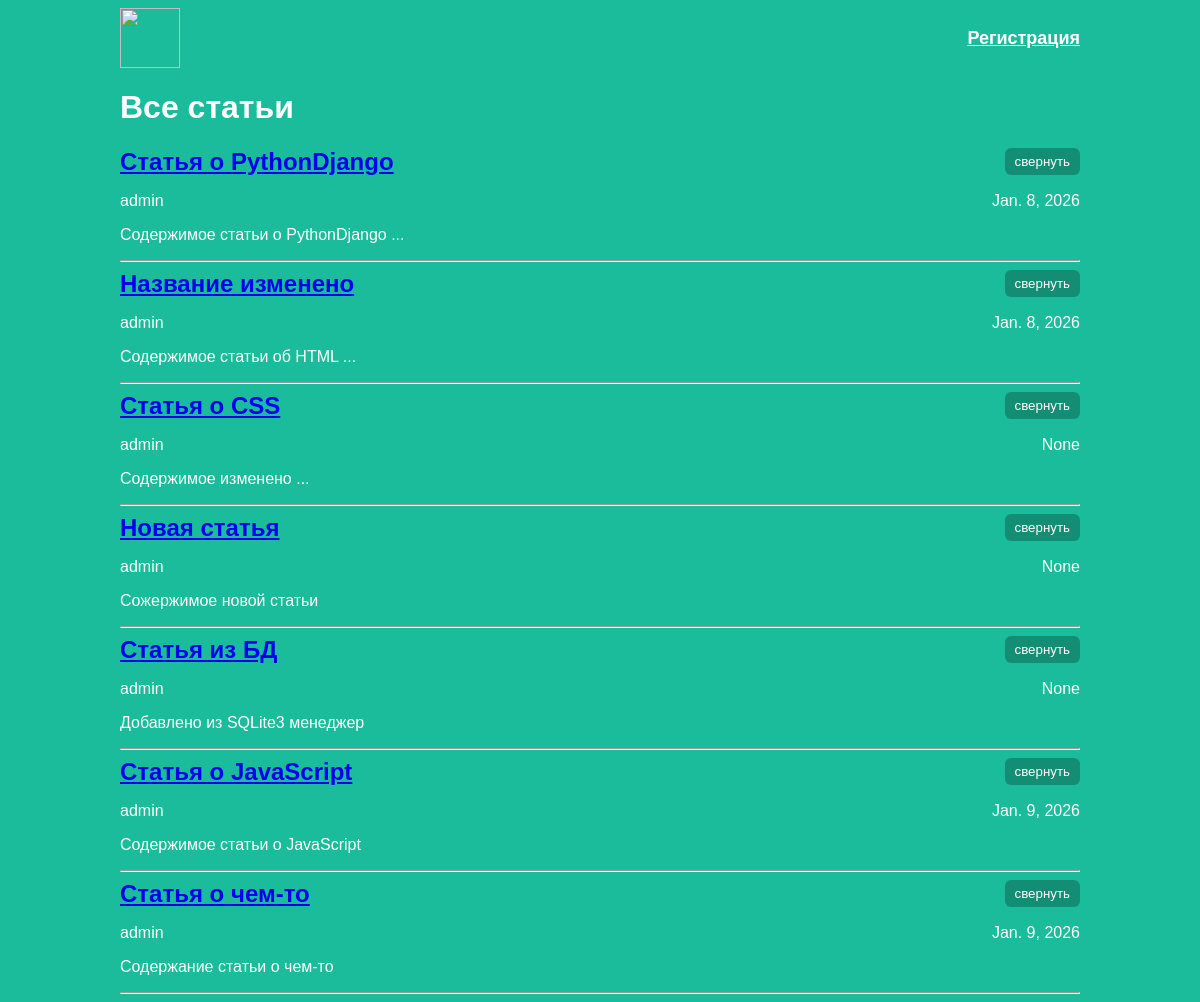
The page / on the database its author committed.
### articles/models.py (models this page shows, shortened)
class Article(models.Model):
    title = models.CharField(max_length=200)
    author = models.ForeignKey(User, on_delete=models.CASCADE)
    text = models.TextField()
    created_date = models.DateField(auto_now_add=True)

### articles/views.py (the view)
# urls.py: path('', views.archive, name='archive'),
def archive(request):
    return render(request, 'archive.html', {"posts": Article.objects.all()})

### articles/templates/archive.html (shortened to what this page needs)
{% load static %}
<link rel="stylesheet" href="{% static 'article.css' %}">
<!DOCTYPE html>
<html lang="ru">
<head>
    <link rel="stylesheet" href="{% static 'article.css' %}">
</head>
<body class="archive">
    <div class="topbar">
        <div class="brand">
            <img src="https://static3.banki.ru/ugc/ac/99/1b/7a/27.svg"
                 style="height: 60px; width: auto;">
        </div>
        <div class="topbar-right">
            <a class="topbar-link" href="{% url 'register' %}">Регистрация</a>
        </div>
    </div>
    <h1>Все статьи</h1>
    {% for post in posts %}
  <div class="one-post">
    <div class="article-header">
      <h2 class="article-title">
        <a href="{% url 'get_article' post.id %}">{{ post.title }}</a>
      </h2>
      <button type="button" class="fold-button">свернуть</button>
    </div>
    <p class="article-author">{{ post.author.username }}</p>
    <p class="article-created-date">{{ post.created_date }}</p>
    <p class="article-text">{{ post.text }}</p>
    <hr>
  </div>
{% endfor %}
</body>
</html>

### articles/static/article.css (style rules this page uses)
body { background: #1abc9c; font-family: Tahoma, Arial, sans-serif; color: #ffffff; }
.topbar-link { color: #ffffff; text-decoration: underline; font-weight: 700; font-size: 18px; }
.topbar { display: flex; align-items: center; justify-content: space-between; }
.topbar-right { display: flex; justify-content: flex-end; align-items: center; gap: 24px; }
.archive { width: 960px; margin-left: auto; margin-right: auto; }
.article-author { width: 50%; float: left; }
.article-created-date { text-align: right; }
.fold-button { padding: 6px 10px; border: 0; border-radius: 6px; background: rgba(0,0,0,0.25); color: #fff; cursor: pointer; }
.article-header { display: flex; align-items: center; justify-content: space-between; gap: 16px; }
.article-title { margin: 0; }
.article-title a { display: inline-block; max-width: 100%; }
.fold-button { margin-left: auto; white-space: nowrap; }
.one-post .article-header { display: flex; align-items: center; justify-content: space-between; gap: 16px; }
.one-post .article-title { margin: 0; }
.fold-button { white-space: nowrap; }

### rows shown on the page
Article: title "Статья о PythonDjango", author.username "admin", created_date "Jan. 8, 2026", text "Содержимое статьи о PythonDjango ..."
Article: title "Название изменено", author.username "admin", created_date "Jan. 8, 2026", text "Содержимое статьи об HTML ..."
Article: title "Статья о CSS", author.username "admin", created_date "None", text "Содержимое изменено ..."
Article: title "Новая статья", author.username "admin", created_date "None", text "Сожержимое новой статьи"
Article: title "Статья из БД", author.username "admin", created_date "None", text "Добавлено из SQLite3 менеджер"
Article: title "Cтатья о JavaScript", author.username "admin", created_date "Jan. 9, 2026", text "Содержимое статьи о JavaScript"
Article: title "Статья о чем-то", author.username "admin", created_date "Jan. 9, 2026", text "Содержание статьи о чем-то"
